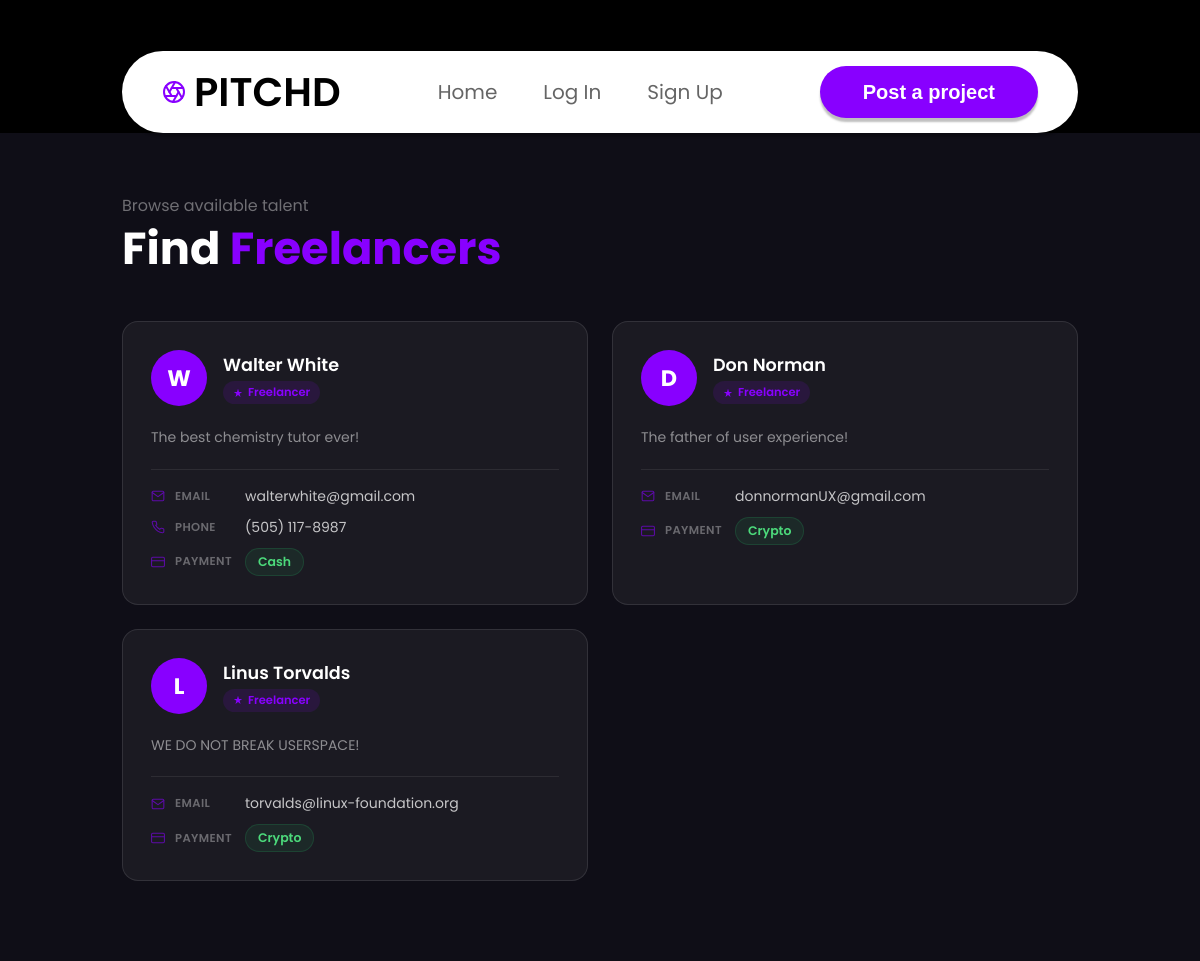
Page /find_freelancer on the committed database.
### PITCHD/database.py (models this page shows)
class User(db.Model, UserMixin):
    id = db.Column(db.Integer, primary_key = True)
    username = db.Column(db.String(15), unique = True)
    email = db.Column(db.String(150), unique = True)
    firstname = db.Column(db.String(32))
    lastname = db.Column(db.String(32))
    description = db.Column(db.String(500))
    password = db.Column(db.String(150))
    date_of_birth = db.Column(db.Date)
    is_freelancer = db.Column(db.Boolean, default=False, nullable=False)
    contact_email = db.Column(db.String(150))
    contact_phone = db.Column(db.String(20))
    payment_method = db.Column(db.String(100))
    payment_details = db.Column(db.String(200))

### PITCHD/authentication.py (the view)
@login_required
@authentication.route("/find_freelancer")
def findfreelancer():
    users = User.query.filter_by(is_freelancer=True).all()
    return render_template('find_freelancer.html', users=users, user=current_user)

### PITCHD/templates/find_freelancer.html (shortened to what this page needs)
{% extends 'base.html' %}
{% block main %}
<div class="find-freelancer-page">
  <div class="find-freelancer-header">
    <p class="find-freelancer-header__label">Browse available talent</p>
    <h1 class="find-freelancer-header__title">Find <span>Freelancers</span></h1>
  </div>
  <div class="freelancer-grid">
    {% for user in users %}
    <article class="freelancer-card">
      <div class="freelancer-card__top">
        <div class="freelancer-card__avatar">{{ user.username[0].upper() }}</div>
        <div class="freelancer-card__meta">
          <h3 class="freelancer-card__name">{{ user.username }}</h3>
          <span class="freelancer-card__badge">
            <svg width="10" height="10" viewBox="0 0 24 24" fill="#8800ff"><path d="M12 2l2.4 7.4H22l-6.2 4.5 2.4 7.4L12 17l-6.2 4.3 2.4-7.4L2 9.4h7.6z"/></svg>
            Freelancer
          </span>
        </div>
      </div>
      <p class="freelancer-card__desc">
        {{ user.description if user.description and user.description != 'UNSPECIFIED' else 'No description provided yet.' }}
      </p>
      <div class="freelancer-card__info">
        {% if user.contact_email %}
        <div class="freelancer-card__info-row">
          <svg width="14" height="14" viewBox="0 0 24 24" fill="none" stroke="#8800ff" stroke-width="1.8" stroke-linecap="round"><path d="M4 4h16c1.1 0 2 .9 2 2v12c0 1.1-.9 2-2 2H4c-1.1 0-2-.9-2-2V6c0-1.1.9-2 2-2z"/><polyline points="22,6 12,13 2,6"/></svg>
          <span class="freelancer-card__info-label">Email</span>
          <span class="freelancer-card__info-value">{{ user.contact_email }}</span>
        </div>
        {% endif %}
        {% if user.contact_phone %}
        <div class="freelancer-card__info-row">
          <span class="freelancer-card__info-label">Phone</span>
          <span class="freelancer-card__info-value">{{ user.contact_phone }}</span>
        </div>
        {% endif %}
        {% if user.payment_method %}
        <div class="freelancer-card__info-row">
          <svg width="14" height="14" viewBox="0 0 24 24" fill="none" stroke="#8800ff" stroke-width="1.8" stroke-linecap="round"><rect x="1" y="4" width="22" height="16" rx="2"/><line x1="1" y1="10" x2="23" y2="10"/></svg>
          <span class="freelancer-card__info-label">Payment</span>
          <span class="payment-pill">{{ user.payment_method }}{% if user.payment_details %} · {{ user.payment_details }}{% endif %}</span>
        </div>
        {% endif %}
      </div>
    </article>
    {% endfor %}
  </div>
</div>
{% endblock %}

### PITCHD/static/style.css (style rules this page uses)
html { --color-purple: #8800ff; --color-purple-light: #8800ff; --color-white: #ffffff; --color-dark: #252525; --color-dark-alt: #270c2d; --color-grey: #9d9d9d; --color-grey-light: #dedede; --color-black: #000000; --color-hero-text: #fbfafc; --color-search-text: #342727; --fs-10: 10px; --fs-14: 14px; --fs-16: 16px; --fs-18: 18px; --fs-20: 20px; --fs-24: 24px; --fs-28: 28px; --fs-30: 30px; --fs-32: 32px; --fs-36: 36px; --fs-40: 40px; --fs-56: 56px; --fs-65: 65px; --sp-5: 5px; --sp-15: 15px; --sp-20: 20px; --sp-30: 30px; --sp-40: 40px; --sp-60: 60px; --sp-75: 75px; --sp-76: 76px; --sp-122: 122px; --radius-10: 10px; --radius-20: 20px; --radius-30: 30px; --radius-50: 50px; --shadow-nav: 0px 4px 2px rgba(0,0,0,0.25); --shadow-steps: 0px 20px 25px rgba(0,0,0,0.05); --shadow-card: 0px 1px 3px rgba(0,0,0,0.1); --shadow-portfolio: 0px 2px 6px rgba(0,0,0,0.1); --shadow-newsletter-input: 0px 4px 5px rgba(0,0,0,0.1); --shadow-search: 0px 4px 4px rgba(0,0,0,0.05); }
*, *::before, *::after { box-sizing: border-box; margin: 0; padding: 0; }
html { scroll-behavior: smooth; }
body { color: var(--color-dark); background: var(--color-black); overflow-x: hidden; }
.find-freelancer-page { min-height: 100vh; background: #0f0e17; padding: 60px 122px 80px; color: #fff; }
.find-freelancer-header { margin-bottom: 48px; }
.find-freelancer-header__label { font-size: 1rem; font-weight: 400; color: rgba(255,255,255,0.4); font-family: 'Poppins', sans-serif; margin-bottom: 6px; }
.find-freelancer-header__title { font-size: 2.8rem; font-weight: 700; color: #fff; font-family: 'Poppins', sans-serif; line-height: 1.1; margin: 0; }
.find-freelancer-header__title span { color: #8800ff; }
.freelancer-grid { display: grid; grid-template-columns: repeat(auto-fill, minmax(340px, 1fr)); gap: 24px; }
.freelancer-card { background: rgba(255,255,255,0.05); border: 1px solid rgba(255,255,255,0.1); border-radius: 16px; padding: 28px; display: flex; flex-direction: column; gap: 20px; transition: border-color 0.2s, transform 0.2s; }
.freelancer-card__top { display: flex; align-items: center; gap: 16px; }
.freelancer-card__avatar { width: 56px; height: 56px; border-radius: 50%; background: #8800ff; display: flex; align-items: center; justify-content: center; font-size: 1.4rem; font-weight: 700; color: #fff; font-family: 'Poppins', sans-serif; flex-shrink: 0; }
.freelancer-card__meta { display: flex; flex-direction: column; gap: 3px; }
.freelancer-card__name { font-size: 1.1rem; font-weight: 600; color: #fff; font-family: 'Poppins', sans-serif; margin: 0; }
.freelancer-card__badge { display: inline-flex; align-items: center; gap: 5px; font-size: 0.72rem; font-weight: 600; color: #8800ff; background: rgba(136,0,255,0.12); padding: 3px 10px; border-radius: 50px; font-family: 'Poppins', sans-serif; width: fit-content; }
.freelancer-card__desc { font-size: 0.875rem; color: rgba(255,255,255,0.5); font-family: 'Poppins', sans-serif; line-height: 1.6; margin: 0; }
.freelancer-card__info { display: flex; flex-direction: column; gap: 10px; padding-top: 16px; border-top: 1px solid rgba(255,255,255,0.08); }
.freelancer-card__info-row { display: flex; align-items: center; gap: 10px; }
.freelancer-card__info-row svg { flex-shrink: 0; opacity: 0.6; }
.freelancer-card__info-label { font-size: 0.72rem; font-weight: 600; color: rgba(255,255,255,0.35); font-family: 'Poppins', sans-serif; text-transform: uppercase; letter-spacing: 0.4px; min-width: 60px; }
.freelancer-card__info-value { font-size: 0.875rem; color: rgba(255,255,255,0.75); font-family: 'Poppins', sans-serif; word-break: break-all; }
.payment-pill { display: inline-flex; align-items: center; gap: 6px; background: rgba(39,174,96,0.1); border: 1px solid rgba(39,174,96,0.2); color: #4cd97b; font-size: 0.78rem; font-weight: 600; font-family: 'Poppins', sans-serif; padding: 4px 12px; border-radius: 50px; }

### rows in the picture
User: username "W", username "Walter White", description "The best chemistry tutor ever!", contact_email "walterwhite@gmail.com", contact_phone "(505) 117-8987", payment_method "Cash"
User: username "D", username "Don Norman", description "The father of user experience!", contact_email "donnormanUX@gmail.com", payment_method "Crypto"
User: username "L", username "Linus Torvalds", description "WE DO NOT BREAK USERSPACE!", contact_email "torvalds@linux-foundation.org", payment_method "Crypto"
